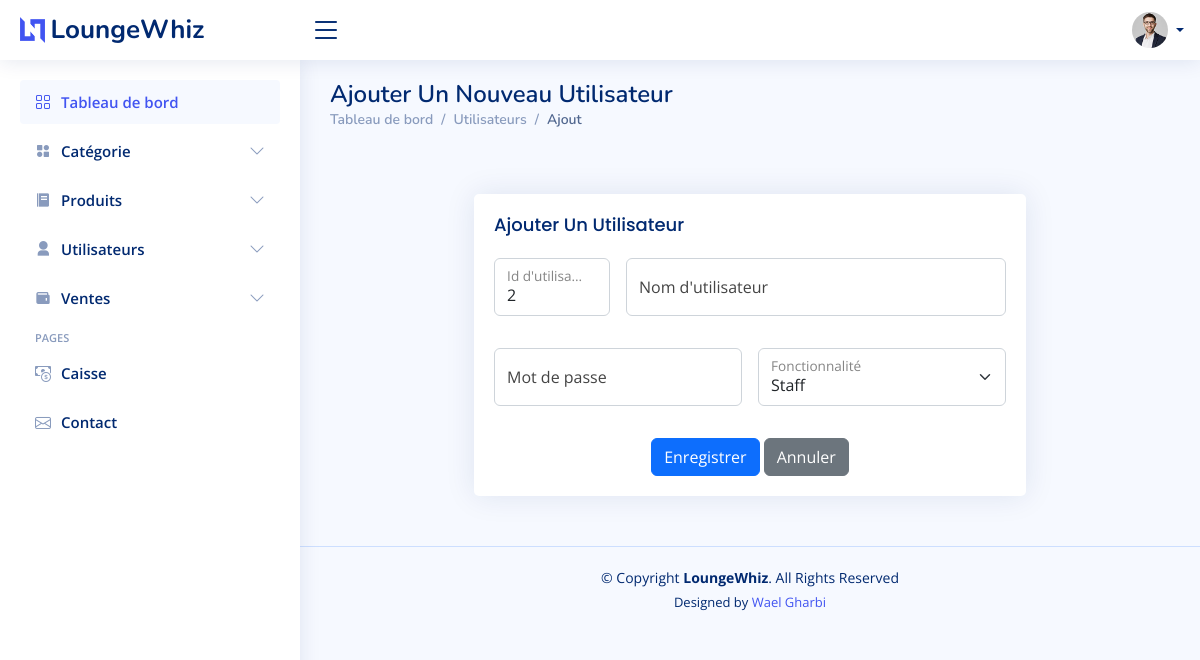
Before: /adduser.php with the older database file.
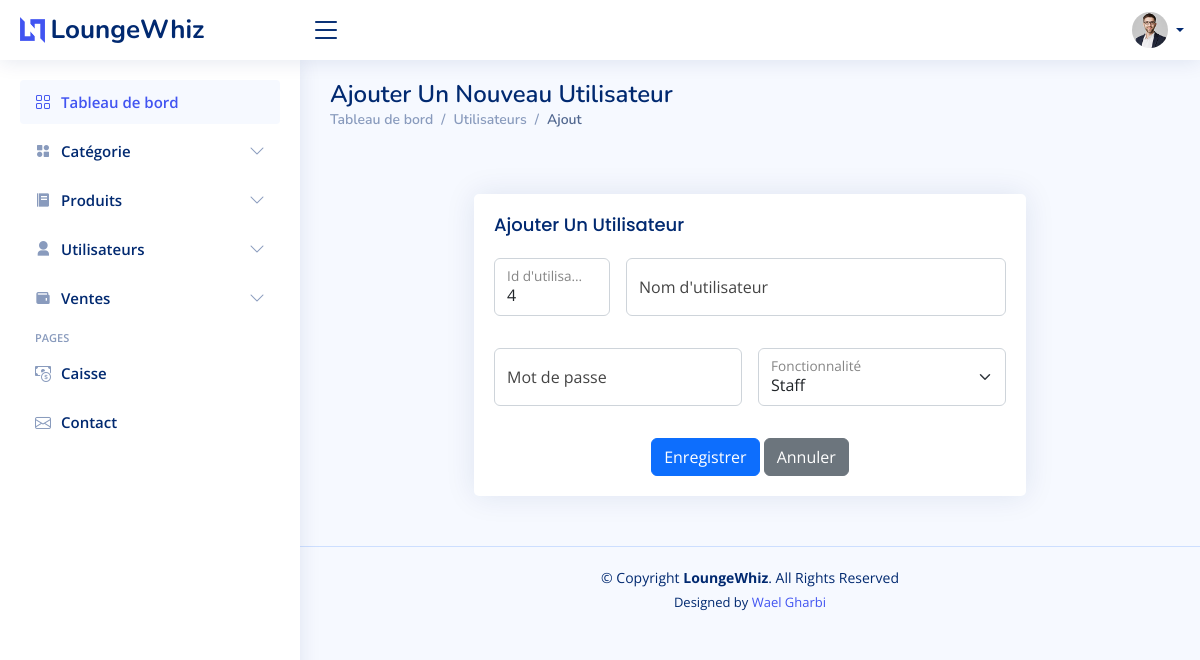
After: the same page with the newer database file.
### tables this page shows
CREATE TABLE `utilisateur` (
  `id_uti` int(3) NOT NULL,
  `nom` varchar(20) NOT NULL,
  `mdp` varchar(20) NOT NULL,
  `isAdmin` int(1) NOT NULL
);

### adduser.php (the view, shortened to what this page needs)
<?php
include_once('assets/php/db_connect.php');
$req2 = 'Select * from utilisateur';
$send2 = @mysqli_query($connect, $req2);
while ($row = mysqli_fetch_array($send2)) {
  $count = $row['id_uti'];
}
?>
<!DOCTYPE html>
<html lang="en">
<head>
  <link href="assets/vendor/bootstrap/css/bootstrap.min.css" rel="stylesheet">
  <link href="assets/vendor/bootstrap-icons/bootstrap-icons.css" rel="stylesheet">
  <link href="assets/vendor/boxicons/css/boxicons.min.css" rel="stylesheet">
  <link href="assets/vendor/quill/quill.snow.css" rel="stylesheet">
  <link href="assets/vendor/quill/quill.bubble.css" rel="stylesheet">
  <link href="assets/vendor/remixicon/remixicon.css" rel="stylesheet">
  <link href="assets/vendor/simple-datatables/style.css" rel="stylesheet">
  <link href="assets/css/style.css" rel="stylesheet">
</head>
<body>
  <?php
  include('assets/php/header.php');
  include('assets/php/side.php');
  ?>
  <main id="main" class="main">
    <div class="pagetitle">
      <h1>Ajouter Un Nouveau Utilisateur</h1>
      <nav>
        <ol class="breadcrumb">
          <li class="breadcrumb-item"><a href="admin_index.php">Tableau de bord</a></li>
          <li class="breadcrumb-item">Utilisateurs</li>
          <li class="breadcrumb-item active">Ajout</li>
        </ol>
      </nav>
    </div>
    <section class="section">
      <div class="row">
        <div class="col-lg-2"> </div>
        <div class="col-lg-8 pt-5">
          <div class="card">
            <div class="card-body">
              <h5 class="card-title">Ajouter Un Utilisateur</h5>
              <div class="row">
                <div class="col-lg-12">
                  <form class="row g-3" method="post" action="assets/php/adduser1.php">
                    <div class="col-md-3">
                      <div class="form-floating">
                        <input type="text" class="form-control" id="floatingName" placeholder="Id d'utilisateur" value="<?php echo $count + 1 ?>" readonly name="id">
                        <label for="floatingName">Id d'utilisateur</label>
                      </div>
                    </div>
                    <div class="col-md-9">
                      <div class="form-floating">
                        <input type="text" class="form-control" id="floatingEmail" placeholder="Nom d'utilisateur" name="nom">
                        <label for="floatingEmail">Nom d'utilisateur</label>
                      </div>
                    </div>
                    <div class="col-md-6 pt-3">
                      <div class="form-floating">
                        <input type="text" class="form-control" id="floatingPassword" placeholder="Mot de passe" name="mdp">
                        <label for="floatingPassword">Mot de passe</label>
                      </div>
                    </div>
                    <div class="col-md-6 pt-3">
                      <div class="form-floating mb-3">
                        <select class="form-select" id="floatingSelect" aria-label="State" name='fonc'>
                          <option selected value="0">Staff</option>
                        </select>
                        <label for="floatingSelect">Fonctionnalité</label>
                      </div>
                    </div>
                    <div class="text-center">
                      <button type="submit" class="btn btn-primary">Enregistrer</button>
                      <button type="reset" class="btn btn-secondary">Annuler</button>
                    </div>
                  </form>
                </div>
              </div>
            </div>
          </div>
        </div>
      </div>
    </section>
  </main>
  <?php
  include('assets/php/footer.php');
  ?>
</body>
</html>

Changed rows visible on the page:
no longer on this page (row unchanged): utilisateur: id "2"
added utilisateur: id "4"
